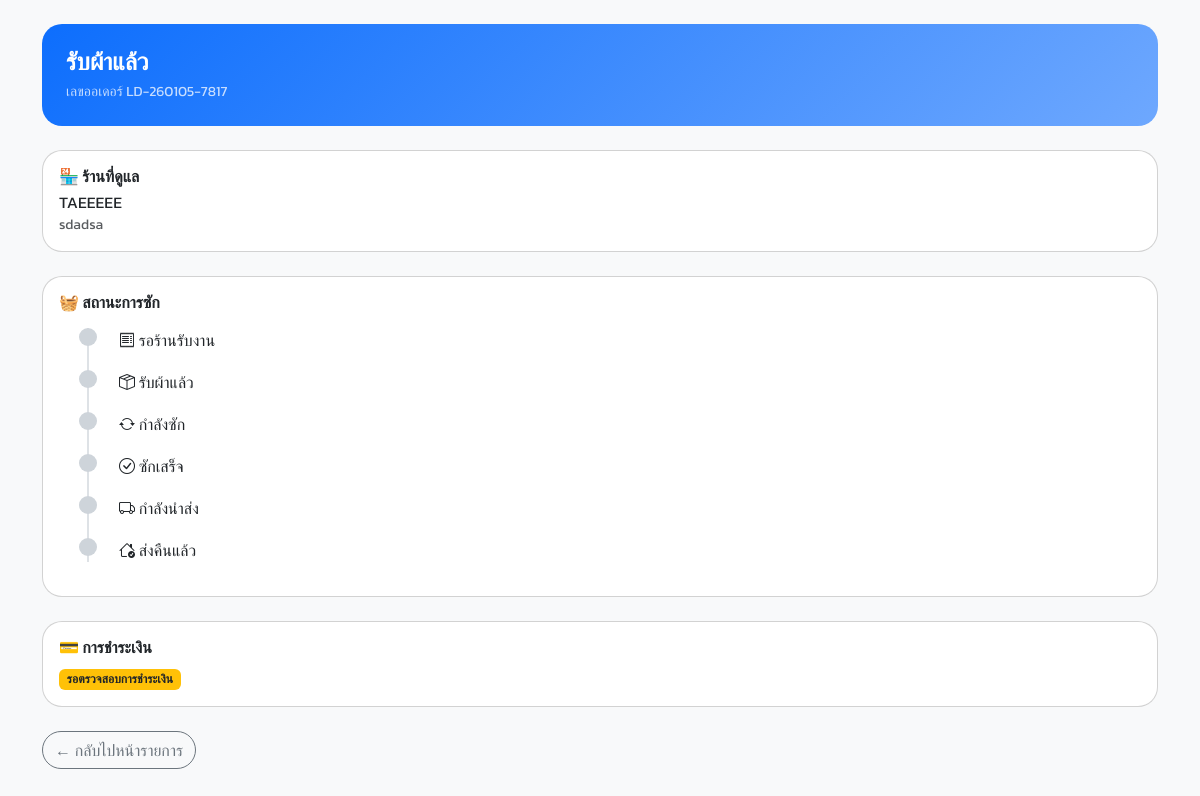
The page /userspage/menu/orders/order_detail.php?id=b0ef427c-f2f4-4bbc-bef4-c732fd3ab271 (signed in) on the database its author committed.
### tables this page shows
CREATE TABLE `orders` (
  `id` char(36) NOT NULL,
  `customer_id` char(36) DEFAULT NULL,
  `store_id` char(36) DEFAULT NULL,
  `order_number` varchar(100) NOT NULL,
  `total_amount` decimal(10,2) DEFAULT 0.00,
  `payment_status` enum('pending','paid','failed','refunded') DEFAULT 'pending',
  `pickup_time` datetime DEFAULT NULL,
  `delivery_time` datetime DEFAULT NULL,
  `status` enum('created','picked_up','in_process','ready','out_for_delivery','completed','cancelled') DEFAULT 'created',
  `notes` text DEFAULT NULL,
  `created_at` timestamp NOT NULL DEFAULT current_timestamp(),
  `updated_at` timestamp NOT NULL DEFAULT current_timestamp() ON UPDATE current_timestamp(),
  `machine_id` char(36) DEFAULT NULL
);

CREATE TABLE `stores` (
  `id` char(36) NOT NULL,
  `owner_id` char(36) DEFAULT NULL,
  `name` varchar(255) NOT NULL,
  `address` text DEFAULT NULL,
  `description` text DEFAULT NULL,
  `lat` decimal(9,6) DEFAULT NULL,
  `lng` decimal(9,6) DEFAULT NULL,
  `phone` varchar(20) DEFAULT NULL,
  `open_time` time DEFAULT NULL,
  `close_time` time DEFAULT NULL,
  `logo` varchar(255) DEFAULT NULL,
  `cover_image` varchar(255) DEFAULT NULL,
  `delivery_available` tinyint(1) DEFAULT 0,
  `status` enum('pending','active','disabled') DEFAULT 'pending',
  `timezone` varchar(50) DEFAULT 'Asia/Bangkok',
  `created_at` timestamp NOT NULL DEFAULT current_timestamp(),
  `updated_at` timestamp NOT NULL DEFAULT current_timestamp() ON UPDATE current_timestamp(),
  `billing_plan_id` int(11) DEFAULT NULL,
  `billing_start` date DEFAULT NULL,
  `billing_end` date DEFAULT NULL,
  `promptpay_qr` varchar(255) DEFAULT NULL
);

### userspage/menu/orders/order_detail.php (the view, shortened to what this page needs)
<?php
require_once "../../../ld_db.php";
$customer_id = $_SESSION['user_id'];
$order_id = $_GET['id'] ?? null;
$stmt = $pdo->prepare("
    SELECT
        o.*,
        s.name AS store_name,
        s.address AS store_address
    FROM orders o
    JOIN stores s ON o.store_id = s.id
    WHERE o.id = :order_id
      AND o.customer_id = :customer_id
");
$stmt->execute([
    ':order_id' => $order_id,
    ':customer_id' => $customer_id
]);
$order = $stmt->fetch(PDO::FETCH_ASSOC);
$stmt = $pdo->prepare("
    SELECT status, created_at
    FROM order_status_logs
    WHERE order_id = :order_id
    ORDER BY created_at ASC
");
$stmt->execute([':order_id' => $order_id]);
$logs = $stmt->fetchAll(PDO::FETCH_ASSOC);
function status_text($s) {
    return match($s) {
        'created' => 'รอร้านรับงาน',
        'picked_up' => 'รับผ้าแล้ว',
        'in_process' => 'กำลังซัก',
        'ready' => 'ซักเสร็จ',
        'out_for_delivery' => 'กำลังนำส่ง',
        'completed' => 'ส่งคืนแล้ว',
        default => $s
    };
}
function status_icon($s) {
    return match($s) {
        'created' => 'bi-receipt',
        'picked_up' => 'bi-box-seam',
        'in_process' => 'bi-arrow-repeat',
        'ready' => 'bi-check-circle',
        'out_for_delivery' => 'bi-truck',
        'completed' => 'bi-house-check',
        default => 'bi-clock'
    };
}
?>
<!DOCTYPE html>
<html lang="th">
<head>
<link href="../../../bootstrap/css/bootstrap.min.css" rel="stylesheet">
<link href="https://cdn.jsdelivr.net/npm/bootstrap-icons/font/bootstrap-icons.css" rel="stylesheet">
</head>
<body class="bg-light">
<div class="container py-4">
    <div class="hero p-4 mb-4">
        <h4 class="fw-bold mb-1"><?= status_text($order['status']) ?></h4>
        <div class="small opacity-75">
            เลขออเดอร์ <?= htmlspecialchars($order['order_number']) ?>
        </div>
    </div>
    <div class="card mb-4">
        <div class="card-body">
            <h6 class="fw-bold mb-1">🏪 ร้านที่ดูแล</h6>
            <div><?= htmlspecialchars($order['store_name']) ?></div>
            <div class="text-muted small"><?= htmlspecialchars($order['store_address']) ?></div>
        </div>
    </div>
    <div class="card mb-4">
        <div class="card-body">
            <h6 class="fw-bold mb-3">🧺 สถานะการซัก</h6>
            <div class="timeline">
                <?php
                $done = array_column($logs,'status');
                $steps = ['created','picked_up','in_process','ready','out_for_delivery','completed'];
                ?>
                <?php foreach ($steps as $step): ?>
                    <div class="timeline-item <?= in_array($step,$done)?'':'inactive' ?>">
                        <div class="timeline-dot"></div>
                        <i class="bi <?= status_icon($step) ?>"></i>
                        <?= status_text($step) ?>
                    </div>
                <?php endforeach; ?>
            </div>
        </div>
    </div>
    <div class="card mb-4">
        <div class="card-body">
            <h6 class="fw-bold mb-2">💳 การชำระเงิน</h6>
            <?php if ($order['payment_status'] === 'paid'): ?>
                <span class="badge bg-success">ชำระเงินแล้ว</span>
            <?php elseif ($order['payment_status'] === 'pending'): ?>
                <span class="badge bg-warning text-dark">รอตรวจสอบการชำระเงิน</span>
            <?php else: ?>
                <span class="badge bg-secondary">ยังไม่ถึงขั้นชำระเงิน</span>
            <?php endif; ?>
        </div>
    </div>
    <a href="../../index.php" class="btn btn-outline-secondary rounded-pill">
        ← กลับไปหน้ารายการ
    </a>
</div>
</body>
</html>

### userspage/menu/orders/order_detail.php (style rules this page uses)
body { font-family: 'Kanit', sans-serif; }
.hero { background: linear-gradient(135deg,#0d6efd,#6ea8fe); color:#fff; border-radius:20px; }
.card { border-radius:20px; }
.timeline { position:relative; margin-left:20px; }
.timeline::before { content:''; position:absolute; left:8px; top:0; bottom:0; width:2px; background:#dee2e6; }
.timeline-item { position:relative; padding-left:40px; margin-bottom:18px; }
.timeline-dot { position:absolute; left:0; top:0; width:18px; height:18px; border-radius:50%; background:#0d6efd; }
.inactive .timeline-dot { background:#ced4da; }

### rows shown on the page
orders: status "รับผ้าแล้ว", order_number "LD-260105-7817", store.name "TAEEEEE", store.address "sdadsa"

### other values the page prints
status_text($step) "รอร้านรับงาน"
status_text($step) "รับผ้าแล้ว"
status_text($step) "กำลังซัก"
status_text($step) "ซักเสร็จ"
status_text($step) "กำลังนำส่ง"
status_text($step) "ส่งคืนแล้ว"
